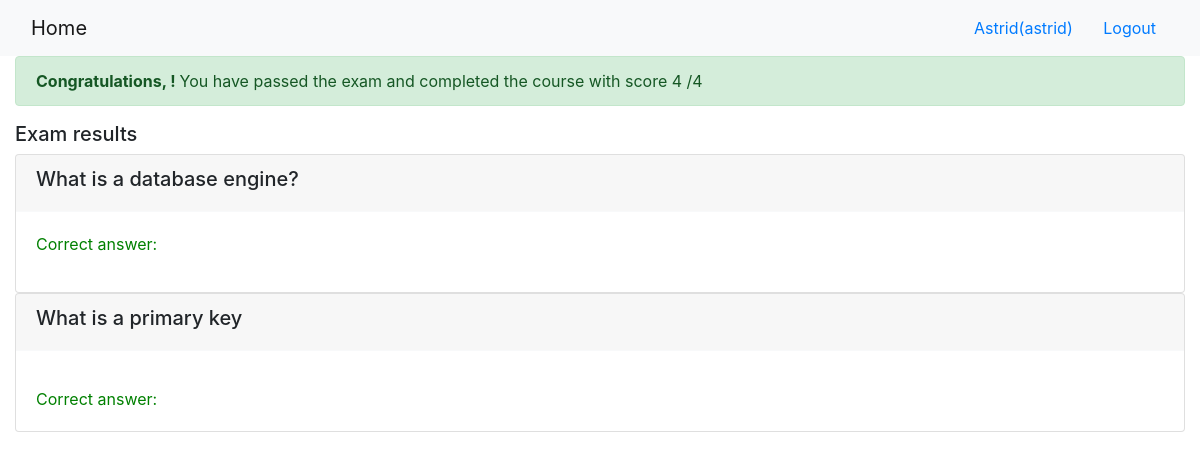
/onlinecourse/course/1/submission/1/result/ (signed in), run on the app's committed database.
### onlinecourse/models.py (models this page shows)
class Question(models.Model):
    lesson = models.ForeignKey(Lesson, on_delete=models.CASCADE)
    course = models.ForeignKey(Course, on_delete=models.CASCADE)
    text = models.CharField(max_length=300, default="input a question")
    grade = models.IntegerField(default=0)
    def is_get_score(self, selected_ids):
        all_answers = self.choice_set.filter(is_correct=True).count()
        selected_correct = self.choice_set.filter(is_correct=True, id__in=selected_ids).count()
        if all_answers == selected_correct:
            return True
        else:
            return False

class Choice(models.Model):
    question = models.ForeignKey(Question, on_delete=models.CASCADE)
    choice_text = models.TextField()
    is_correct = models.BooleanField()

### onlinecourse/views.py (the view)
# urls.py: path('course/<int:course_id>/submission/<int:submission_id>/result/', views.show_exam_result, name='show_exam_result'),
def show_exam_result(request, course_id, submission_id):
    course = get_object_or_404(Course, pk=course_id)
    submission = get_object_or_404(Submission, pk=submission_id)
    choices = submission.choices.all()
    total_mark, mark = 0, 0
    for question in course.question_set.all():
        total_mark += question.grade
        if question.is_get_score(choices):
            mark += question.grade
    return render(
        request,
        'onlinecourse/exam_result_bootstrap.html',
        {"course":course, "choices":choices,"mark":mark,
            "total_mark": total_mark,
            "submission": submission,
            "grade": int((mark / total_mark) * 100) }
    )

### onlinecourse/templates/onlinecourse/exam_result_bootstrap.html (shortened to what this page needs)
<!DOCTYPE html>
<html lang="en">
<head>
    {% load static %}
    <link rel="stylesheet" href="https://maxcdn.bootstrapcdn.com/bootstrap/4.5.2/css/bootstrap.min.css">
</head>
<body>
 <nav class="navbar navbar-light bg-light">
    <div class="container-fluid">
        <div class="navbar-header">
              <a class="navbar-brand" href="{% url 'onlinecourse:index' %}">Home</a>
        </div>
        <ul class="nav navbar-nav navbar-right">
            {% if user.is_authenticated %}
            <li>
                <a class="btn btn-link" href="#">{{ user.first_name }}({{ user.username }})</a>
                <a class="btn btn-link" href="{% url 'onlinecourse:logout' %}">Logout</a>
            </li>
            {% endif %}
        </ul>
    </div>
</nav>
<div class="container-fluid">
    {% if grade > 80 %}
    <div class="alert alert-success">
       <b> Congratulations, {{user.name}} ! </b> You have passed the exam and completed
            the course with score {{mark}} /{{total_mark}}
    </div>
        {% else %}
        <div class="alert alert-danger">
            <b> Failed ! </b>Sorry, {{user.name}} ! You have failed with score  {{mark}} /{{total_mark}}
        </div>
        <a class="btn btn-link text-danger" href="{% url 'onlinecourse:course_details' course.id %}">Re-test</a>
        {% endif %}
        <div class="card-columns-vertical mt-1">
        <h5 class="">Exam results</h5>
            {% for question in course.question_set.all %}
                <div class="card">
                    <div class="card-header border-light">
                        <h5>{{question.text}}</h5>
                    </div>
                    <div class="card-body">
                        {% for choice in question.choice_set.all %}
                           {% if choice.is_correct and choice in choices %}
                            <p class="card-text" style="color:green">Correct answer: {{choice.text}}</p>
                            {% elif choice.is_correct and choice not in choices %}
                            <p class="card-text" style="color:orange">Not selected: {{choice.text}}</p>
                            {% elif choice.is_correct == False and choice in choices %}
                            <p class="card-text" style="color:red">Wrong answer: {{choice.text}}</p>
                            {% else %}
                            <p class="card-text" style="color:black">{{choice.text}}</p>
                            {% endif %}
                        {% endfor %}
                    </div>
                </div>
            {% endfor %}
        </div>
    </div>
</body>
</html>

### data on the page
Question: text "What is a database engine?"
Question: text "What is a primary key"

### other printed values
{{ user.first_name }} "Astrid"
{{ user.username }} "astrid"
{{ mark }} "4"
{{ total_mark }} "4"
